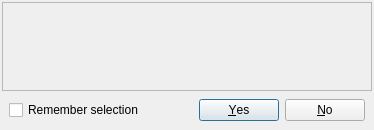
<?xml version="1.0" encoding="UTF-8"?>
<ui version="4.0">
 <class>QuestionBoxMemory</class>
 <widget class="QDialog" name="QuestionBoxMemory">
  <property name="geometry">
   <rect>
    <x>0</x>
    <y>0</y>
    <width>374</width>
    <height>130</height>
   </rect>
  </property>
  <property name="windowTitle">
   <string notr="true">Placeholder</string>
  </property>
  <layout class="QVBoxLayout" name="verticalLayout" stretch="1,0">
   <property name="spacing">
    <number>1</number>
   </property>
   <property name="margin">
    <number>2</number>
   </property>
   <item>
    <widget class="QFrame" name="frame">
     <property name="frameShape">
      <enum>QFrame::StyledPanel</enum>
     </property>
     <property name="frameShadow">
      <enum>QFrame::Raised</enum>
     </property>
     <layout class="QHBoxLayout" name="horizontalLayout" stretch="0,0">
      <item>
       <widget class="QLabel" name="iconLabel">
        <property name="sizePolicy">
         <sizepolicy hsizetype="Fixed" vsizetype="Preferred">
          <horstretch>0</horstretch>
          <verstretch>0</verstretch>
         </sizepolicy>
        </property>
        <property name="minimumSize">
         <size>
          <width>36</width>
          <height>36</height>
         </size>
        </property>
        <property name="autoFillBackground">
         <bool>false</bool>
        </property>
        <property name="text">
         <string/>
        </property>
        <property name="alignment">
         <set>Qt::AlignLeading|Qt::AlignLeft|Qt::AlignTop</set>
        </property>
       </widget>
      </item>
      <item>
       <widget class="QLabel" name="messageLabel">
        <property name="font">
         <font>
          <pointsize>9</pointsize>
         </font>
        </property>
        <property name="text">
         <string/>
        </property>
        <property name="alignment">
         <set>Qt::AlignLeading|Qt::AlignLeft|Qt::AlignTop</set>
        </property>
        <property name="wordWrap">
         <bool>true</bool>
        </property>
       </widget>
      </item>
     </layout>
    </widget>
   </item>
   <item>
    <layout class="QHBoxLayout" name="horizontalLayout_2">
     <property name="margin">
      <number>7</number>
     </property>
     <item>
      <widget class="QCheckBox" name="rememberCheckBox">
       <property name="text">
        <string>Remember selection</string>
       </property>
      </widget>
     </item>
     <item>
      <widget class="QDialogButtonBox" name="buttonBox">
       <property name="enabled">
        <bool>true</bool>
       </property>
       <property name="orientation">
        <enum>Qt::Horizontal</enum>
       </property>
       <property name="standardButtons">
        <set>QDialogButtonBox::No|QDialogButtonBox::Yes</set>
       </property>
      </widget>
     </item>
    </layout>
   </item>
  </layout>
 </widget>
 <resources/>
 <connections>
  <connection>
   <sender>buttonBox</sender>
   <signal>accepted()</signal>
   <receiver>QuestionBoxMemory</receiver>
   <slot>accept()</slot>
   <hints>
    <hint type="sourcelabel">
     <x>248</x>
     <y>254</y>
    </hint>
    <hint type="destinationlabel">
     <x>157</x>
     <y>274</y>
    </hint>
   </hints>
  </connection>
  <connection>
   <sender>buttonBox</sender>
   <signal>rejected()</signal>
   <receiver>QuestionBoxMemory</receiver>
   <slot>reject()</slot>
   <hints>
    <hint type="sourcelabel">
     <x>316</x>
     <y>260</y>
    </hint>
    <hint type="destinationlabel">
     <x>286</x>
     <y>274</y>
    </hint>
   </hints>
  </connection>
 </connections>
</ui>
